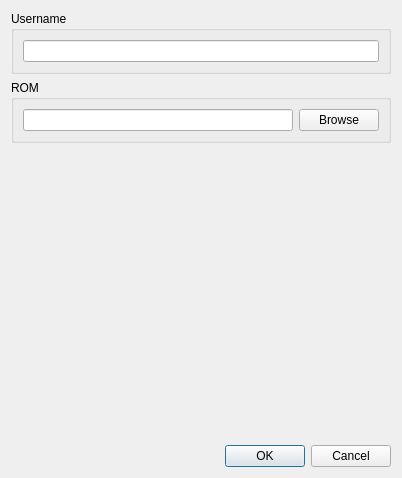
<?xml version="1.0" encoding="UTF-8"?>
<ui version="4.0">
 <class>MultiplayerSettingsWindow</class>
 <widget class="QDialog" name="MultiplayerSettingsWindow">
  <property name="geometry">
   <rect>
    <x>0</x>
    <y>0</y>
    <width>402</width>
    <height>478</height>
   </rect>
  </property>
  <property name="windowTitle">
   <string>Game Settings</string>
  </property>
  <layout class="QVBoxLayout" name="verticalLayout">
   <item>
    <widget class="QGroupBox" name="groupBox">
     <property name="title">
      <string>Username</string>
     </property>
     <layout class="QHBoxLayout" name="horizontalLayout_2">
      <item>
       <widget class="QLineEdit" name="username_tbx"/>
      </item>
     </layout>
    </widget>
   </item>
   <item>
    <widget class="QGroupBox" name="groupBox_2">
     <property name="title">
      <string>ROM</string>
     </property>
     <layout class="QHBoxLayout" name="horizontalLayout">
      <item>
       <widget class="QLineEdit" name="rom_path_tbx"/>
      </item>
      <item>
       <widget class="QPushButton" name="browse_rom_btn">
        <property name="text">
         <string>Browse</string>
        </property>
       </widget>
      </item>
     </layout>
    </widget>
   </item>
   <item>
    <spacer name="verticalSpacer">
     <property name="orientation">
      <enum>Qt::Vertical</enum>
     </property>
     <property name="sizeHint" stdset="0">
      <size>
       <width>20</width>
       <height>40</height>
      </size>
     </property>
    </spacer>
   </item>
   <item>
    <widget class="QDialogButtonBox" name="buttonBox">
     <property name="standardButtons">
      <set>QDialogButtonBox::Cancel|QDialogButtonBox::Ok</set>
     </property>
    </widget>
   </item>
  </layout>
 </widget>
 <resources/>
 <connections/>
</ui>
